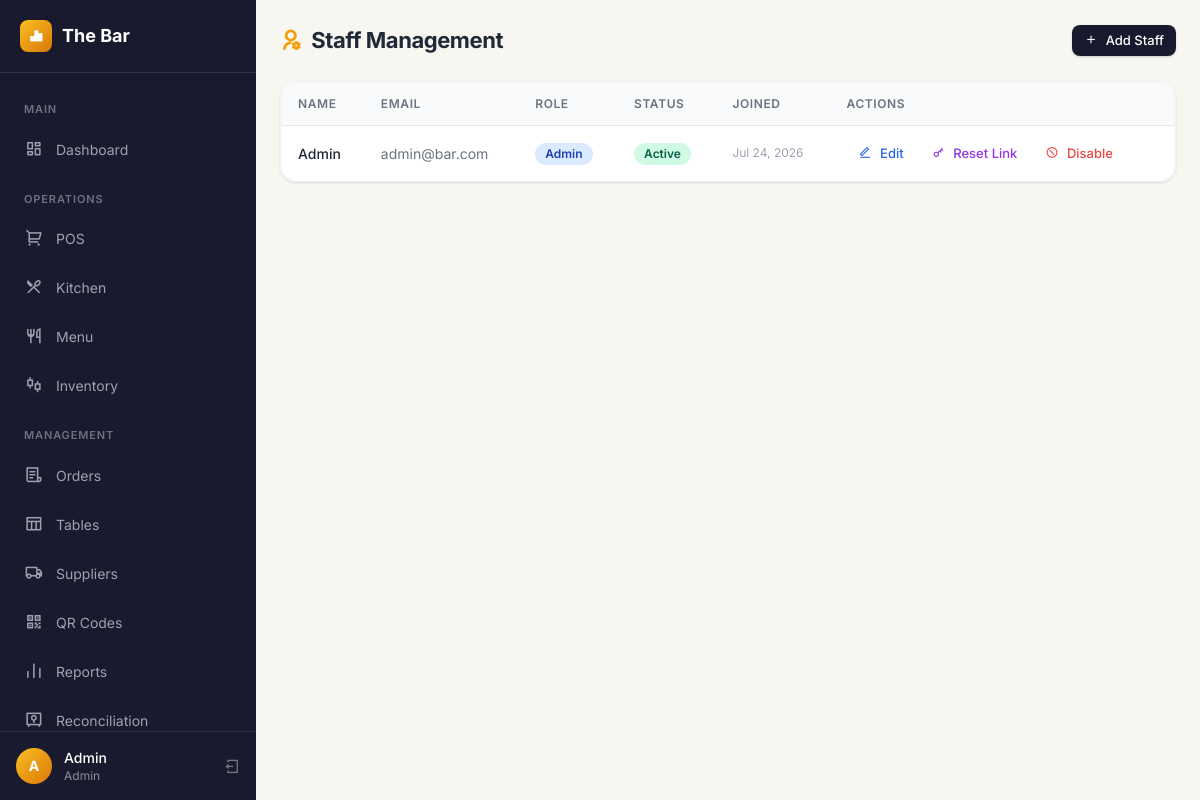
Page /pages/staff.php (signed in) on the committed database.
### tables this page shows
CREATE TABLE IF NOT EXISTS bar_users (
    id INT UNSIGNED AUTO_INCREMENT PRIMARY KEY,
    name VARCHAR(100) NOT NULL,
    email VARCHAR(100) NOT NULL UNIQUE,
    password VARCHAR(255) NOT NULL,
    role_id INT UNSIGNED NOT NULL,
    active TINYINT(1) NOT NULL DEFAULT 1,
    created_at TIMESTAMP DEFAULT CURRENT_TIMESTAMP,
    FOREIGN KEY (role_id) REFERENCES bar_roles(id)
);

CREATE TABLE IF NOT EXISTS bar_roles (
    id INT UNSIGNED AUTO_INCREMENT PRIMARY KEY,
    name VARCHAR(50) NOT NULL UNIQUE
);

### includes/db.php (called while the page is built, shortened)
<?php
function db(): PDO {
    static $pdo = null;
    if ($pdo === null) {
        $config = require __DIR__ . '/../config/database.php';
        try {
            $dsn = "mysql:host={$config['host']};dbname={$config['dbname']};charset={$config['charset']}";
            $pdo = new PDO($dsn, $config['username'], $config['password'], [
                PDO::ATTR_ERRMODE            => PDO::ERRMODE_EXCEPTION,
                PDO::ATTR_DEFAULT_FETCH_MODE => PDO::FETCH_ASSOC,
                PDO::ATTR_EMULATE_PREPARES   => false,
            ]);
        } catch (PDOException $e) {
            die('Database connection failed: ' . $e->getMessage());
        }
    }
    return $pdo;
}

### includes/functions.php (called while the page is built, shortened)
<?php
require_once __DIR__ . '/db.php';
function e($value): string {
    return htmlspecialchars((string)$value, ENT_QUOTES, 'UTF-8');
}

### pages/staff.php (the view, shortened to what this page needs)
<?php
require_once __DIR__ . '/../includes/functions.php';
if (!defined('BAR_HEADER_LOADED')) { $_standalone = true; require __DIR__ . '/../includes/header.php'; } else { $_standalone = false; }
$staff     = db()->query("SELECT u.*, r.name AS role_name FROM bar_users u JOIN bar_roles r ON r.id = u.role_id ORDER BY u.name")->fetchAll();
?>
<div class="p-4 md:p-6">
    <div class="page-header">
        <h2 class="page-title"><i class="ri-user-settings-line text-amber-500 mr-1"></i> Staff Management</h2>
        <button onclick="toggleModal('addStaffModal')" class="btn btn-primary btn-sm"><i class="ri-add-line"></i> Add Staff</button>
    </div>
    <div class="card p-0">
        <div class="table-wrap">
            <table>
                <thead>
                    <tr><th>Name</th><th>Email</th><th>Role</th><th>Status</th><th>Joined</th><th>Actions</th></tr>
                </thead>
                <tbody>
                    <?php foreach ($staff as $s): ?>
                    <tr>
                        <td class="font-medium"><?= e($s['name']) ?></td>
                        <td class="text-gray-500"><?= e($s['email']) ?></td>
                        <td><span class="badge badge-accepted capitalize"><?= e($s['role_name']) ?></span></td>
                        <td><span class="badge <?= $s['active'] ? 'badge-ready' : 'badge-closed' ?>"><?= $s['active'] ? 'Active' : 'Inactive' ?></span></td>
                        <td class="text-xs text-gray-400"><?= date('M j, Y', strtotime($s['created_at'])) ?></td>
                        <td>
                            <div class="flex items-center gap-1">
                                <button
                                    onclick="openEditStaff(<?= htmlspecialchars(json_encode([
                                        'id'      => $s['id'],
                                        'name'    => $s['name'],
                                        'email'   => $s['email'],
                                        'role_id' => $s['role_id'],
                                    ]), ENT_QUOTES) ?>)"
                                    class="btn btn-ghost btn-sm text-blue-600">
                                    <i class="ri-edit-line"></i> Edit
                                </button>
                                <form method="POST" class="inline" onsubmit="return confirmFormSubmit(event, 'Generate a password reset link for <?= e(addslashes($s['name'])) ?>?', 'Any previous unused link for them will stop working.')">
                                    <button type="submit" class="btn btn-ghost btn-sm text-purple-600">
                                        <i class="ri-key-2-line"></i> Reset Link
                                    </button>
                                </form>
                                <form method="POST" class="inline">
                                    <button type="submit" class="btn btn-ghost btn-sm <?= $s['active'] ? 'text-red-500' : 'text-green-600' ?>">
                                        <?= $s['active'] ? '<i class="ri-forbid-line"></i> Disable' : '<i class="ri-check-line"></i> Enable' ?>
                                    </button>
                                </form>
                            </div>
                        </td>
                    </tr>
                    <?php endforeach; ?>
                </tbody>
            </table>
        </div>
    </div>
</div>
<?php if (!empty($_standalone)) require __DIR__ . '/../includes/footer.php'; ?>

### public/css/style.css (style rules this page uses)
:root { --primary: #1a1a2e; --primary-light: #16213e; --accent: #d4a017; --accent-light: #f0c75e; --accent-dark: #b8860b; --success: #059669; --danger: #dc2626; --info: #2563eb; --warn: #d97706; --surface: #ffffff; --bg: #f8f6f1; --text: #1f2937; --text-muted: #6b7280; --border: #e5e7eb; --radius: 0.75rem; --radius-lg: 1rem; --shadow-sm: 0 1px 2px rgba(0,0,0,0.05); --shadow: 0 1px 3px rgba(0,0,0,0.08), 0 1px 2px rgba(0,0,0,0.06); --shadow-md: 0 4px 6px -1px rgba(0,0,0,0.07), 0 2px 4px -1px rgba(0,0,0,0.04); --shadow-lg: 0 10px 25px -3px rgba(0,0,0,0.08), 0 4px 10px -2px rgba(0,0,0,0.04); --transition: 0.2s cubic-bezier(0.4, 0, 0.2, 1); }
body { font-family: 'Inter Variable', -apple-system, BlinkMacSystemFont, 'Segoe UI', Roboto, sans-serif; color: var(--text); background: var(--bg); -webkit-font-smoothing: antialiased; }
.btn { display: inline-flex; align-items: center; justify-content: center; gap: 0.5rem; padding: 0.5rem 1rem; border-radius: 0.5rem; border: none; cursor: pointer; font-size: 0.875rem; font-weight: 500; transition: all var(--transition); text-decoration: none; line-height: 1.4; }
.btn-primary { background: var(--primary); color: white; box-shadow: 0 1px 2px rgba(26,26,46,0.2); }
.btn-ghost { background: transparent; color: var(--text-muted); border: none; }
.btn-sm { padding: 0.375rem 0.75rem; font-size: 0.8125rem; }
.card { background: var(--surface); border-radius: var(--radius-lg); box-shadow: var(--shadow); padding: 1.5rem; border: 1px solid rgba(0,0,0,0.04); }
.table-wrap { overflow-x: auto; border-radius: var(--radius-lg); border: 1px solid rgba(0,0,0,0.04); }
table { width: 100%; border-collapse: collapse; }
thead { background: #f9fafb; }
th { text-align: left; padding: 0.75rem 1rem; font-weight: 600; color: var(--text-muted); font-size: 0.75rem; text-transform: uppercase; letter-spacing: 0.05em; border-bottom: 1px solid var(--border); }
td { padding: 0.75rem 1rem; border-bottom: 1px solid #f3f4f6; font-size: 0.875rem; }
tr:last-child td { border-bottom: none; }
tbody tr { transition: background var(--transition); }
.badge { display: inline-flex; align-items: center; padding: 0.125rem 0.625rem; border-radius: 9999px; font-size: 0.75rem; font-weight: 600; gap: 0.25rem; }
.badge-accepted { background: #dbeafe; color: #1e40af; }
.badge-ready { background: #d1fae5; color: #065f46; }
.page-header { display: flex; align-items: center; justify-content: space-between; margin-bottom: 1.5rem; flex-wrap: wrap; gap: 0.75rem; }
.page-title { font-size: 1.375rem; font-weight: 700; letter-spacing: -0.02em; }
.gap-1 { gap: 0.25rem; }

### rows in the picture
bar_users: name "Admin", email "admin@bar.com", role.name "Admin", active "Active", created_at "Jul 24, 2026"

### other values in the picture
getSetting('bar_name', 'The Bar') "The Bar"
substr($_SESSION['user_name'] ?? 'U', 0, 1) "A"
$_SESSION['user_name'] "Admin"
$_SESSION['role'] "Admin"
